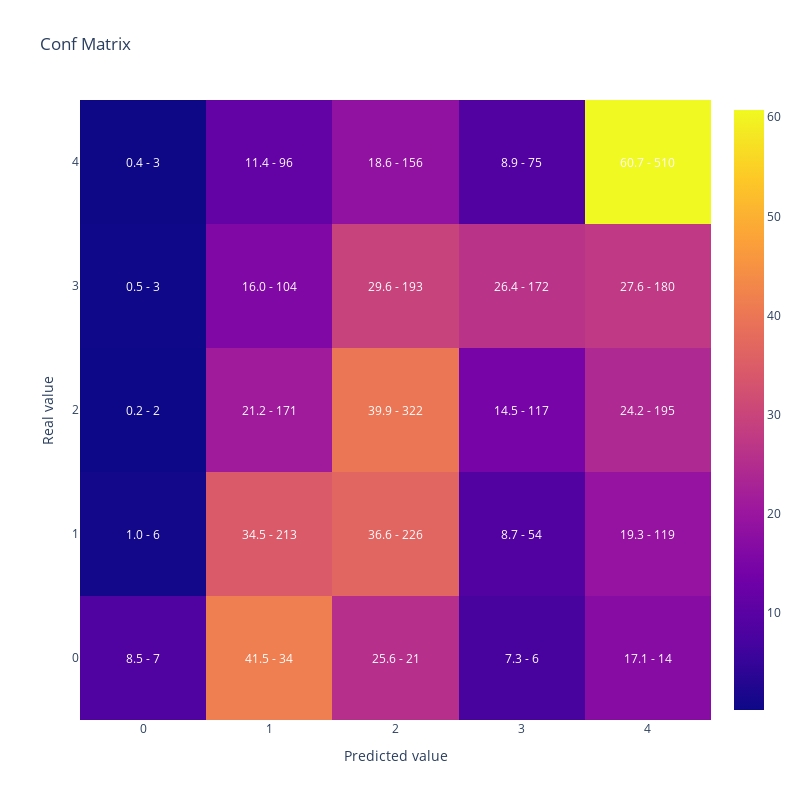

Notebook source saved alongside this figure:
### Code cell
#Vamos a replicar el resultado de la optimizacion reentrenando el modelo con el mejor conjunto de hiperparametros
#Generamos parametros incluyendo los fijos y la mejor solución que encontro optuna
lgb_params =  {      
                        'objective': 'multiclass',
                        'verbosity':-1,
                        'num_class': len(y_train.unique())} | study.best_params

lgb_train_dataset = lgb.Dataset(data=X_train,
                                label=y_train)


#Entreno
lgb_model2 = lgb.train(lgb_params,
                    lgb_train_dataset)

#Muestro matriz de confusion y kappa
print(cohen_kappa_score(y_test,lgb_model2.predict(X_test).argmax(axis=1),
                             weights = 'quadratic'))

display(plot_confusion_matrix(y_test,lgb_model2.predict(X_test).argmax(axis=1)))

### Figure 1 — Plotly figure (JSON) as saved in the notebook; plotly's stock layout.template omitted (floating-point values rounded to 4 significant figures)
{"data": [{"type": "heatmap", "x": [0, 1, 2, 3, 4], "y": [0, 1, 2, 3, 4], "z": [[8.537, 41.46, 25.61, 7.317, 17.07], [0.9709, 34.47, 36.57, 8.738, 19.26], [0.2478, 21.19, 39.9, 14.5, 24.16], [0.4601, 15.95, 29.6, 26.38, 27.61], [0.3571, 11.43, 18.57, 8.929, 60.71]]}], "layout": {"annotations": [{"font": {"color": "white"}, "showarrow": false, "text": "8.5 - 7", "x": 0, "xref": "x", "y": 0, "yref": "y"}, {"font": {"color": "white"}, "showarrow": false, "text": "41.5 - 34", "x": 1, "xref": "x", "y": 0, "yref": "y"}, {"font": {"color": "white"}, "showarrow": false, "text": "25.6 - 21", "x": 2, "xref": "x", "y": 0, "yref": "y"}, {"font": {"color": "white"}, "showarrow": false, "text": "7.3 - 6", "x": 3, "xref": "x", "y": 0, "yref": "y"}, {"font": {"color": "white"}, "showarrow": false, "text": "17.1 - 14", "x": 4, "xref": "x", "y": 0, "yref": "y"}, {"font": {"color": "white"}, "showarrow": false, "text": "1.0 - 6", "x": 0, "xref": "x", "y": 1, "yref": "y"}, {"font": {"color": "white"}, "showarrow": false, "text": "34.5 - 213", "x": 1, "xref": "x", "y": 1, "yref": "y"}, {"font": {"color": "white"}, "showarrow": false, "text": "36.6 - 226", "x": 2, "xref": "x", "y": 1, "yref": "y"}, {"font": {"color": "white"}, "showarrow": false, "text": "8.7 - 54", "x": 3, "xref": "x", "y": 1, "yref": "y"}, {"font": {"color": "white"}, "showarrow": false, "text": "19.3 - 119", "x": 4, "xref": "x", "y": 1, "yref": "y"}, {"font": {"color": "white"}, "showarrow": false, "text": "0.2 - 2", "x": 0, "xref": "x", "y": 2, "yref": "y"}, {"font": {"color": "white"}, "showarrow": false, "text": "21.2 - 171", "x": 1, "xref": "x", "y": 2, "yref": "y"}, {"font": {"color": "white"}, "showarrow": false, "text": "39.9 - 322", "x": 2, "xref": "x", "y": 2, "yref": "y"}, {"font": {"color": "white"}, "showarrow": false, "text": "14.5 - 117", "x": 3, "xref": "x", "y": 2, "yref": "y"}, {"font": {"color": "white"}, "showarrow": false, "text": "24.2 - 195", "x": 4, "xref": "x", "y": 2, "yref": "y"}, {"font": {"color": "white"}, "showarrow": false, "text": "0.5 - 3", "x": 0, "xref": "x", "y": 3, "yref": "y"}, {"font": {"color": "white"}, "showarrow": false, "text": "16.0 - 104", "x": 1, "xref": "x", "y": 3, "yref": "y"}, {"font": {"color": "white"}, "showarrow": false, "text": "29.6 - 193", "x": 2, "xref": "x", "y": 3, "yref": "y"}, {"font": {"color": "white"}, "showarrow": false, "text": "26.4 - 172", "x": 3, "xref": "x", "y": 3, "yref": "y"}, {"font": {"color": "white"}, "showarrow": false, "text": "27.6 - 180", "x": 4, "xref": "x", "y": 3, "yref": "y"}, {"font": {"color": "white"}, "showarrow": false, "text": "0.4 - 3", "x": 0, "xref": "x", "y": 4, "yref": "y"}, {"font": {"color": "white"}, "showarrow": false, "text": "11.4 - 96", "x": 1, "xref": "x", "y": 4, "yref": "y"}, {"font": {"color": "white"}, "showarrow": false, "text": "18.6 - 156", "x": 2, "xref": "x", "y": 4, "yref": "y"}, {"font": {"color": "white"}, "showarrow": false, "text": "8.9 - 75", "x": 3, "xref": "x", "y": 4, "yref": "y"}, {"font": {"color": "white"}, "showarrow": false, "text": "60.7 - 510", "x": 4, "xref": "x", "y": 4, "yref": "y"}], "height": 800, "title": {"text": "Conf Matrix"}, "width": 800, "xaxis": {"title": {"text": "Predicted value"}}, "yaxis": {"title": {"text": "Real value"}}}}
